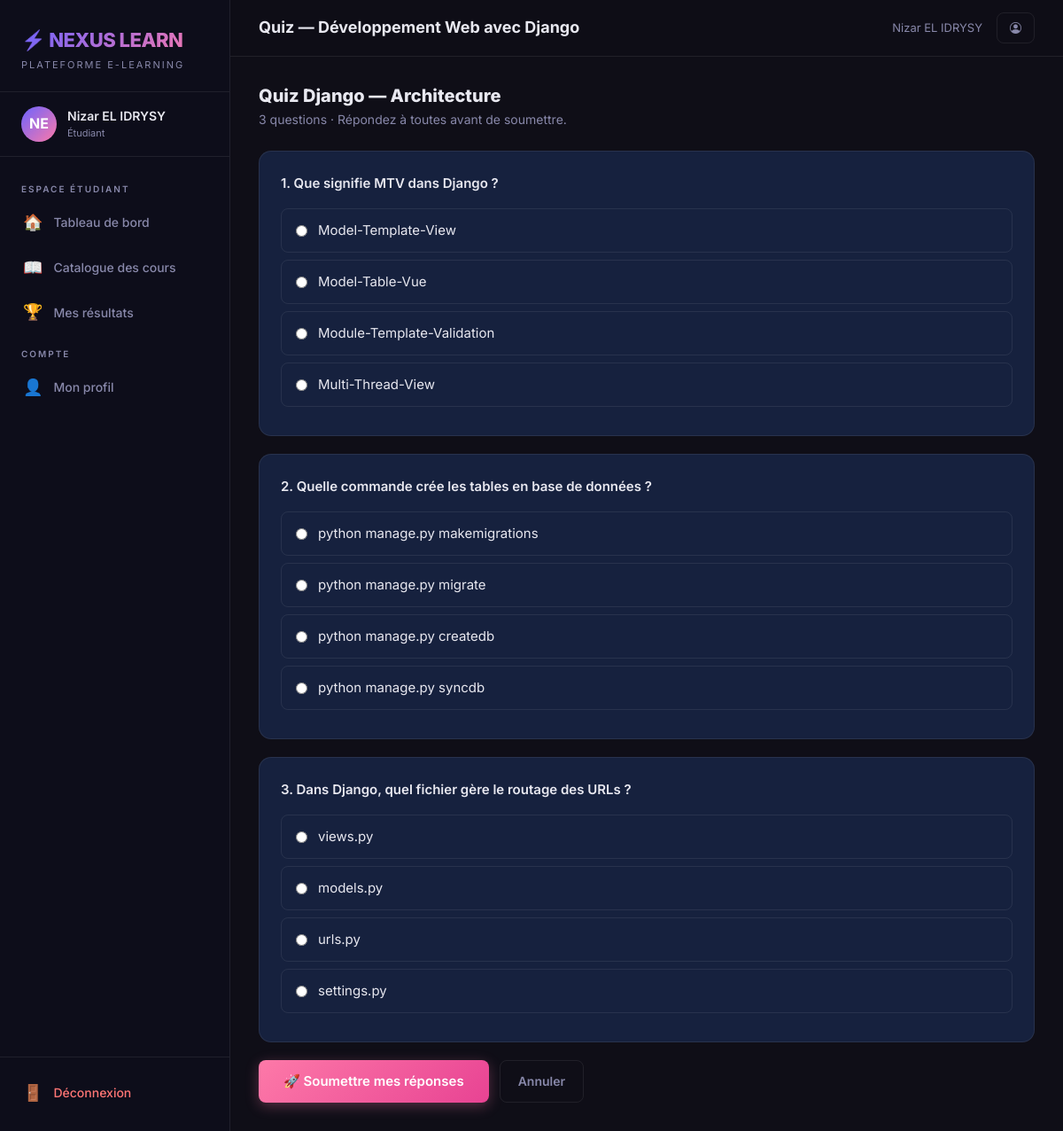
Screenshot of /quiz/2/passer/ (signed in) with the database file from the repository.
### plateforme/models.py (models this page shows, shortened)
class ProfilUtilisateur(models.Model):
    ROLE_CHOICES = [
        ('admin', 'Administrateur'),
        ('enseignant', 'Enseignant'),
        ('etudiant', 'Étudiant'),
    ]
    utilisateur = models.OneToOneField(User, on_delete=models.CASCADE, related_name='profil')
    role = models.CharField(max_length=20, choices=ROLE_CHOICES, default='etudiant')
    bio = models.TextField(blank=True, null=True, verbose_name='Biographie')
    photo = models.ImageField(upload_to='photos/', blank=True, null=True, verbose_name='Photo de profil')
    date_creation = models.DateTimeField(default=timezone.now)
    class Meta:
        verbose_name = 'Profil Utilisateur'
        verbose_name_plural = 'Profils Utilisateurs'

class Cours(models.Model):
    titre = models.CharField(max_length=200, verbose_name='Titre du cours')
    description = models.TextField(verbose_name='Description')
    enseignant = models.ForeignKey(
        User, on_delete=models.CASCADE, related_name='cours_enseignes',
        limit_choices_to={'profil__role': 'enseignant'}
    )
    image = models.ImageField(upload_to='cours/', blank=True, null=True, verbose_name='Image de couverture')
    date_creation = models.DateTimeField(default=timezone.now)
    est_publie = models.BooleanField(default=True, verbose_name='Publié')
    class Meta:
        verbose_name = 'Cours'
        verbose_name_plural = 'Cours'
        ordering = ['-date_creation']

class Quiz(models.Model):
    cours = models.OneToOneField(Cours, on_delete=models.CASCADE, related_name='quiz')
    titre = models.CharField(max_length=200, verbose_name='Titre du quiz')
    date_creation = models.DateTimeField(default=timezone.now)
    class Meta:
        verbose_name = 'Quiz'
        verbose_name_plural = 'Quiz'

class Question(models.Model):
    quiz = models.ForeignKey(Quiz, on_delete=models.CASCADE, related_name='questions')
    texte = models.TextField(verbose_name='Texte de la question')
    ordre = models.PositiveIntegerField(default=1)
    class Meta:
        verbose_name = 'Question'
        verbose_name_plural = 'Questions'
        ordering = ['ordre']

class Choix(models.Model):
    question = models.ForeignKey(Question, on_delete=models.CASCADE, related_name='choix')
    texte = models.CharField(max_length=300, verbose_name='Texte du choix')
    est_correct = models.BooleanField(default=False, verbose_name='Réponse correcte')
    class Meta:
        verbose_name = 'Choix'
        verbose_name_plural = 'Choix'

### plateforme/views.py (the view, shortened to what this page needs)
# urls.py: path('quiz/<int:pk>/passer/', views.vue_passer_quiz, name='passer_quiz'),
@role_requis('etudiant')
def vue_passer_quiz(request, pk):
    quiz = get_object_or_404(Quiz, pk=pk)
    cours = quiz.cours
    inscription = get_object_or_404(Inscription, etudiant=request.user, cours=cours)
    questions = quiz.questions.prefetch_related('choix').all()
    return render(request, 'plateforme/quiz.html', {'quiz': quiz, 'questions': questions, 'cours': cours})

### plateforme/views.py (called while the page is built)
def role_requis(*roles):
    def decorator(view_func):
        @wraps(view_func)
        def _wrapped(request, *args, **kwargs):
            if not request.user.is_authenticated:
                return redirect('connexion')
            try:
                if request.user.profil.role not in roles:
                    messages.error(request, "Accès refusé : vous n'avez pas les droits nécessaires.")
                    return redirect('accueil')
            except ProfilUtilisateur.DoesNotExist:
                return redirect('connexion')
            return view_func(request, *args, **kwargs)
        return _wrapped
    return decorator

### templates/plateforme/quiz.html (shortened to what this page needs)
{% extends 'plateforme/base.html' %}
{% block page_title %}Quiz — {{ cours.titre }}{% endblock %}
{% block contenu %}
<form method="post" novalidate>
  <div style="margin-bottom:24px;">
    <h2 style="font-size:20px; font-weight:800; margin-bottom:4px;">{{ quiz.titre }}</h2>
    <p style="color:var(--text-muted); font-size:14px;">{{ questions|length }} question{{ questions|length|pluralize }} · Répondez à toutes avant de soumettre.</p>
  </div>
  {% for question in questions %}
  <div class="nx-question-card nx-fade-in">
    <div class="nx-question-text">{{ forloop.counter }}. {{ question.texte }}</div>
    {% for choix in question.choix.all %}
    <label class="nx-choice" for="q{{ question.pk }}_c{{ choix.pk }}">
      <input type="radio" name="question_{{ question.pk }}" value="{{ choix.pk }}"
             id="q{{ question.pk }}_c{{ choix.pk }}" style="accent-color:var(--primary);">
      <span>{{ choix.texte }}</span>
    </label>
    {% empty %}
      <p style="color:var(--text-muted); font-size:13px;">Aucun choix pour cette question.</p>
    {% endfor %}
  </div>
  {% endfor %}
  <div style="display:flex; gap:12px; margin-top:8px;">
    <button type="submit" class="btn-nx btn-nx-accent" style="font-size:15px; padding:12px 28px;">
      🚀 Soumettre mes réponses
    </button>
    <a href="{% url 'detail_cours_etudiant' cours.pk %}" class="btn-nx btn-nx-ghost">Annuler</a>
  </div>
</form>
{% endblock %}

### templates/plateforme/base.html (shortened to what this page needs)
{% load static %}
<!DOCTYPE html>
<html lang="fr">
<head>
  <link href="https://cdn.jsdelivr.net/npm/bootstrap@5.3.2/dist/css/bootstrap.min.css" rel="stylesheet">
  <link rel="stylesheet" href="https://cdn.jsdelivr.net/npm/bootstrap-icons@1.11.3/font/bootstrap-icons.min.css">
  <link rel="stylesheet" href="{% static 'css/nexus.css' %}">
</head>
<body>
<div class="nx-wrapper">
  <aside class="nx-sidebar">
    <div class="nx-sidebar-header">
      <div class="nx-logo">⚡ NEXUS LEARN</div>
      <div class="nx-logo-sub">Plateforme E-Learning</div>
    </div>
    {% if user.is_authenticated %}
    <div class="nx-user-info">
      {% if user.profil.photo %}
        <img src="{{ user.profil.photo.url }}" class="nx-avatar" alt="Photo">
      {% else %}
        <div class="nx-avatar">{{ user.first_name|first|upper }}{{ user.last_name|first|upper }}</div>
      {% endif %}
      <div>
        <div class="nx-user-name">{{ user.get_full_name|default:user.username }}</div>
        <div class="nx-user-role">{{ user.profil.get_role_display }}</div>
      </div>
    </div>
    {% endif %}
    <nav class="nx-nav">
      {% if user.is_authenticated %}
        {% with role=user.profil.role %}
          {% if role == 'etudiant' %}
          <div class="nx-nav-section">Espace Étudiant</div>
          <a href="{% url 'tableau_bord_etudiant' %}" class="nx-nav-link {% if request.resolver_match.url_name == 'tableau_bord_etudiant' %}active{% endif %}">
            <span class="icon">🏠</span> Tableau de bord
          </a>
          <a href="{% url 'catalogue' %}" class="nx-nav-link {% if request.resolver_match.url_name == 'catalogue' %}active{% endif %}">
            <span class="icon">📖</span> Catalogue des cours
          </a>
          <a href="{% url 'mes_resultats' %}" class="nx-nav-link {% if request.resolver_match.url_name == 'mes_resultats' %}active{% endif %}">
            <span class="icon">🏆</span> Mes résultats
          </a>
          {% endif %}
          <div class="nx-nav-section">Compte</div>
          <a href="{% url 'profil' %}" class="nx-nav-link {% if request.resolver_match.url_name == 'profil' %}active{% endif %}">
            <span class="icon">👤</span> Mon profil
          </a>
        {% endwith %}
      {% endif %}
    </nav>
    <div class="nx-sidebar-footer">
      {% if user.is_authenticated %}
      <a href="{% url 'deconnexion' %}" class="nx-nav-link" style="color:#ff7675;">
        <span class="icon">🚪</span> Déconnexion
      </a>
      {% endif %}
    </div>
  </aside>
  <main class="nx-main">
    <div class="nx-topbar">
      <div class="nx-page-title">{% block page_title %}Nexus Learn{% endblock %}</div>
      <div class="d-flex align-center gap-3">
        {% if user.is_authenticated %}
          <span class="text-muted fs-sm">{{ user.get_full_name|default:user.username }}</span>
          <a href="{% url 'profil' %}" class="btn-nx btn-nx-ghost btn-nx-sm">
            <i class="bi bi-person-circle"></i>
          </a>
        {% endif %}
      </div>
    </div>
    <div class="nx-content nx-fade-in">
      {% block contenu %}{% endblock %}
    </div>
  </main>
</div>
</body>
</html>

### static/css/nexus.css (style rules this page uses)
:root { --primary: #6c63ff; --primary-dark: #5048c0; --primary-light: #a29bfe; --accent: #fd79a8; --success: #00b894; --warning: #fdcb6e; --danger: #d63031; --info: #0984e3; --bg-dark: #0f0e17; --bg-card: #1a1a2e; --bg-card2: #16213e; --bg-sidebar: #0d0d1a; --border: rgba(255,255,255,0.08); --text: #e8e8f0; --text-muted: #8888aa; --glass: rgba(255,255,255,0.05); --glass-border: rgba(255,255,255,0.12); --radius: 14px; --radius-sm: 8px; --shadow: 0 8px 32px rgba(0,0,0,0.4); --shadow-sm: 0 2px 12px rgba(0,0,0,0.3); --transition: all 0.25s ease; }
*, *::before, *::after { box-sizing: border-box; margin: 0; padding: 0; }
html { scroll-behavior: smooth; }
body { font-family: 'Inter', system-ui, sans-serif; background: var(--bg-dark); color: var(--text); min-height: 100vh; font-size: 15px; line-height: 1.6; }
a { color: var(--primary-light); text-decoration: none; transition: var(--transition); }
.nx-wrapper { display: flex; min-height: 100vh; }
.nx-sidebar { width: 260px; min-height: 100vh; background: var(--bg-sidebar); border-right: 1px solid var(--border); display: flex; flex-direction: column; position: fixed; top: 0; left: 0; bottom: 0; z-index: 100; transition: var(--transition); }
.nx-sidebar-header { padding: 28px 24px 20px; border-bottom: 1px solid var(--border); }
.nx-logo { font-size: 22px; font-weight: 800; background: linear-gradient(135deg, var(--primary), var(--accent)); -webkit-background-clip: text; -webkit-text-fill-color: transparent; background-clip: text; letter-spacing: -0.5px; }
.nx-logo-sub { font-size: 11px; color: var(--text-muted); letter-spacing: 2px; text-transform: uppercase; margin-top: 2px; }
.nx-user-info { padding: 16px 24px; border-bottom: 1px solid var(--border); display: flex; align-items: center; gap: 12px; }
.nx-avatar { width: 40px; height: 40px; border-radius: 50%; background: linear-gradient(135deg, var(--primary), var(--accent)); display: flex; align-items: center; justify-content: center; font-size: 16px; font-weight: 700; color: white; flex-shrink: 0; object-fit: cover; }
.nx-user-name { font-weight: 600; font-size: 14px; }
.nx-user-role { font-size: 11px; color: var(--text-muted); text-transform: capitalize; }
.nx-nav { flex: 1; padding: 16px 12px; overflow-y: auto; }
.nx-nav-section { font-size: 10px; color: var(--text-muted); text-transform: uppercase; letter-spacing: 2px; padding: 12px 12px 6px; font-weight: 600; }
.nx-nav-link { display: flex; align-items: center; gap: 12px; padding: 10px 14px; border-radius: var(--radius-sm); color: var(--text-muted); font-size: 14px; font-weight: 500; transition: var(--transition); margin-bottom: 2px; }
.nx-nav-link .icon { font-size: 18px; min-width: 20px; }
.nx-sidebar-footer { padding: 16px 12px; border-top: 1px solid var(--border); }
.nx-main { margin-left: 260px; flex: 1; display: flex; flex-direction: column; min-height: 100vh; }
.nx-topbar { background: rgba(15,14,23,0.9); backdrop-filter: blur(12px); border-bottom: 1px solid var(--border); padding: 14px 32px; display: flex; align-items: center; justify-content: space-between; position: sticky; top: 0; z-index: 50; }
.nx-page-title { font-size: 18px; font-weight: 700; }
.nx-content { padding: 32px; flex: 1; }
.btn-nx { display: inline-flex; align-items: center; gap: 8px; padding: 10px 20px; border-radius: var(--radius-sm); font-size: 14px; font-weight: 600; border: none; cursor: pointer; transition: var(--transition); text-decoration: none; }
.btn-nx-accent { background: linear-gradient(135deg, var(--accent), #e84393); color: white; box-shadow: 0 4px 15px rgba(253,121,168,0.3); }
.btn-nx-ghost { background: transparent; color: var(--text-muted); border: 1px solid var(--border); }
.btn-nx-sm { padding: 6px 14px; font-size: 13px; }
.nx-question-card { background: var(--bg-card2); border: 1px solid var(--border); border-radius: var(--radius); padding: 24px; margin-bottom: 20px; }
.nx-question-text { font-size: 15px; font-weight: 600; margin-bottom: 16px; }
.nx-choice { display: flex; align-items: center; gap: 12px; padding: 12px 16px; border: 1px solid var(--border); border-radius: var(--radius-sm); cursor: pointer; transition: var(--transition); margin-bottom: 8px; }
.nx-choice input[type="radio"] { accent-color: var(--primary); }
.nx-fade-in { animation: fadeIn 0.4s ease forwards; }
.text-muted { color: var(--text-muted) !important; }
.gap-3 { gap: 12px; }
.d-flex { display: flex; }
.align-center { align-items: center; }
.fs-sm { font-size: 13px; }

### rows the page displays
Cours: titre "Développement Web avec Django"
Quiz: titre "Quiz Django — Architecture"
Question: texte "Que signifie MTV dans Django ?"
Choix: texte "Model-Template-View"
Choix: texte "Model-Table-Vue"
Choix: texte "Module-Template-Validation"
Choix: texte "Multi-Thread-View"
Question: texte "Quelle commande crée les tables en base de données ?"
Choix: texte "python manage.py makemigrations"
Choix: texte "python manage.py migrate"
Choix: texte "python manage.py createdb"
Choix: texte "python manage.py syncdb"
Question: texte "Dans Django, quel fichier gère le routage des URLs ?"
Choix: texte "views.py"
Choix: texte "models.py"
Choix: texte "urls.py"
Choix: texte "settings.py"

### other values shown
{{ user.first_name|first|upper }} "N"
{{ user.last_name|first|upper }} "E"
{{ user.get_full_name|default:user.username }} "Nizar EL IDRYSY"
{{ user.profil.get_role_display }} "Étudiant"
{{ questions|length }} "3"
